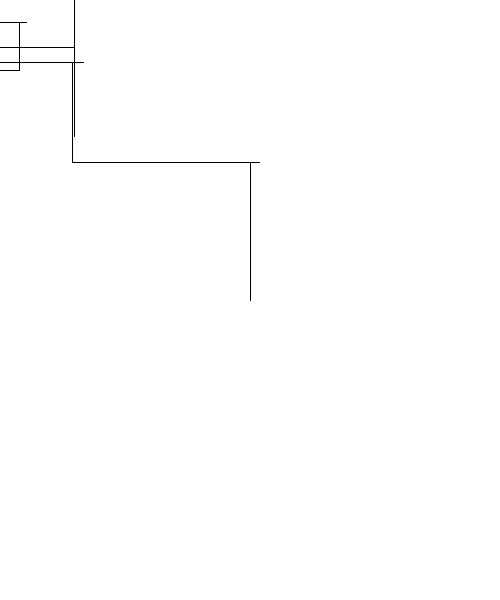
Frame 1 (no input)
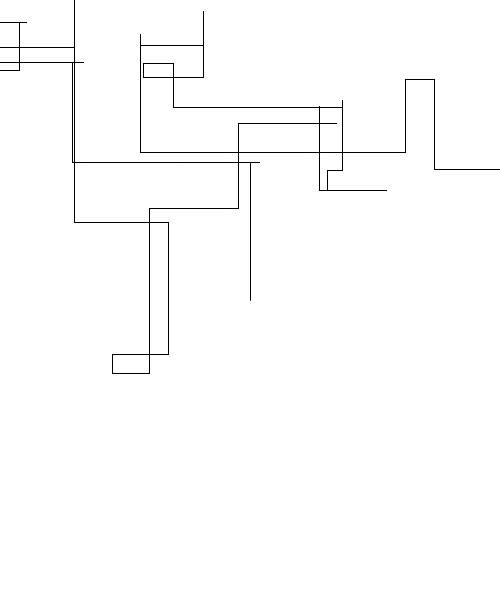
Frame 2 (the mouse pressed at the canvas centre, redrawn once)

The Processing sketch that drew these frames (run headless with seeded random() and noise(); the mouse was pressed at the canvas centre and the sketch redrawn once):

// Processing sketch: RandomWalk_20210408
// ── RandomWalk_20210408.pde

float startPtX;
float startPtY;
float endPtX;
float endPtY;


//PVector startPt = (mouseX, mouseY)?

void setup(){  
  size(500, 600);
  background(255);
  
  startPtX = 0.5 *width;
  startPtY = 0.5 *height;
  
  noLoop(); // 一回だけ読み込んで終わる場合に使う　　（⇄loop();）
  
}


  //for (int i=0; i < 100, i = i+1){
  //  //directionを決める
  //  float diceValue = random(1, 4) 
  //  if()
  //ーー＞for文が先に来ると、draw関数を100回実行することになる。
    
  //direction
  //startPt
  //noLoop();   ->draw関数が一回だけ実行される
  
//
//int counterStep;
  
void draw(){
  for (int i=0; i < 100; i = i+1){
  
    float x = 0;
    float y = 0;
    
    //x方向とy方向を決める
    if(random(-1, 1)>0){
      //y = random(-1, 1); //y方向と歩幅
      y = random(-100, 100); 
    }
    else{
      //x = random(-1, 1); //x方向と歩幅
      x = random(-100, 100);
    }
    
    //スタート地点に歩幅を足してエンドポイントにする
    endPtX = startPtX + x;
    endPtY = startPtY + y;
    
    //歩かせた奇跡を描く
    line(startPtX, startPtY, endPtX, endPtY);
    
    //スタートポイントをエンドポイントに置き換える。アップデートのため
    startPtX = endPtX;
    startPtY = endPtY;
    
    //line()
 
  }
}    

void keyPressed(){
  if(key == 'p'|| key == 'P'){
    save("img/test3.png");
  }
}      

//void mouseClicked(){
//  startPtX = mouseX;
//  startPtY = mouseY;
//} 
   
    
      
    
        
    //directionを決める
    //float diceValue = random(1, 4) 
    //if(){
    //if(counterStep <100){
    //  line(startPt.x, startPt.y, x1, y1)
    //counteStep++;
    //
    //
    //



//  if(random(-1, 1)>0){
//    int a=0;
//  }
//  else{
//    int b=0;
//  }
//}
  

//左右方向はy成分０、上下方向は
//

//key function : 
//random -> for random length and thickness, diection of lines
//line -> for drawing line
//for -> for repeat of line drawing, change of value of random
//if -> for line not going outside( -size? < total all point's x (or y) < size?  )
    //if outside -> skip or ... 

//value -> length, thickness, direction(angle?), 
//pointsVector? -> (x1, y1), (x2, y2), ...
//

//directionValue -> random (0, 1, 2, 3)   if~~ 
//thicknessValue -> random (1?-30?)
//lengthValue -> random (width*1/80?-width*1/8?)

//point+point+...   or  point+vector+vector+...



//About the algorithm:
//A random walk of 100 alternating horizontal and vertical lines within an enclosed space is shown. 
//The horizontal lines have a high percentage of a thicker width. 
//The two drawings above show a continuous path, where lines change direction when they hit an edge of the space.
//The other two drawings (in the catalog) show broken paths which restart at a different position when they hit an edge.


//This is homework. Important.
//rule:
//1.walkのdirectionは上下左右の４方向にランダムに進む　→　x方向、y方向の正負で表せば２方向で十分。単位ベクトルの回転で方向を決めるのもあり。
//ベクトルの進む速さはどちらかがVx = 0 or Vy = 0となる, Vx = random(-x, x) or Vy = random(-y, y)
//2.紙からoutする場合は、紙からでない方向に進むまで試行を繰り返す
//3.進むdistanceの範囲はwidthの1/50-1/10（できれば、左右はWidthの1/50-1/10、上下はheightの1/50-1/10）
//4.試行は100回繰り返す
//5.thiknessは左右への移動時のみ太い
//6.マウスでクリックした点から始める


//Image drawing by freehands 







//Open Saurce Software ; super collidar , sonic Pi  created by chambridge uni.
//Abeleton, LogicPro
//utada hikaruの音楽作成機材
//マイク（USB サウンドハウス、アマゾン）
//miro whitebordアプリ
